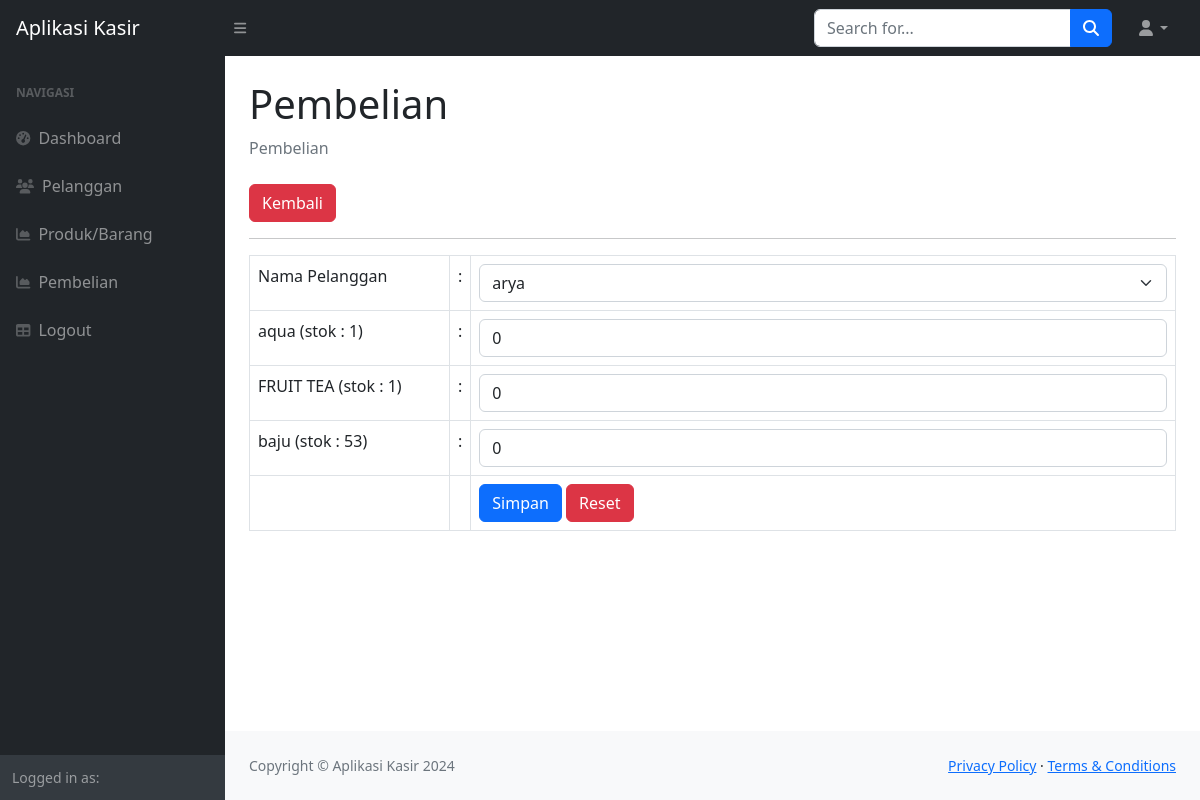
/?page=pembelian_tambah, run on the app's committed database.
### tables this page shows
CREATE TABLE `produk` (
  `id_produk` int(11) NOT NULL,
  `nama_produk` varchar(255) DEFAULT NULL,
  `harga` int(11) DEFAULT NULL,
  `stok` int(11) DEFAULT NULL
);

### pembelian_tambah.php (the view, shortened to what this page needs)
<div class="container-fluid px-4">
                        <h1 class="mt-4">Pembelian</h1>
                        <ol class="breadcrumb mb-4">
                            <li class="breadcrumb-item active">Pembelian</li>
                        </ol>
                        <a href="?page=pembelian" class="btn btn-danger">Kembali</a>
                        <hr>
                        <form method="post">
                            <table class= "table table-bordered">
                                <tr>
                                    <td width="200">Nama Pelanggan</td>
                                    <td width="1">:</td>
                                    <td>
                                        <select class="form-control form-select" name="id_pelanggan">
                                        <?php
                                        $p = mysqli_query($koneksi, "SELECT*FROM pelanggan");
                                        while($pel = mysqli_fetch_array($p)) {
                                            ?>
                                            <option value="<?php echo $pel['id_pelanggan']; ?>"><?php echo $pel['nama_pelnggan']; ?></option>
                                            <?php
                                        }
                                        ?>
                                        </select>
                                    </td>
                                </tr>
                                <?php
                                 $pro = mysqli_query($koneksi, "SELECT*FROM produk");
                                 while($produk = mysqli_fetch_array($pro)) {
                                ?>
                                <tr>
                                    <td><?php echo $produk['nama_produk'] . ' (stok : '.$produk['stok'].')'; ?></td>
                                    <td>:</td>
                                    <td><input class="form-control" type="number"
                                        step="0" value="0" max="<?php echo $produk['stok']; ?>" name="produk[<?php echo $produk['id_produk']; ?>]">
                                    </td>
                                </tr>
                                <?php
                                 }
                                 ?>
                                <tr>
                                    <td></td>
                                    <td></td>
                                    <td>
                                        <button type="submit" class="btn btn-primary">Simpan</button>
                                        <button type="reset" class="btn btn-danger">Reset</button>
                                    </td>
                                </tr>
                            </table>
                        </form>
                    </div>

### data on the page
produk: nama_produk "aqua", stok "1"
produk: nama_produk "FRUIT TEA", stok "1"
produk: nama_produk "baju", stok "53"

### other printed values
form field id_pelanggan "arya"
